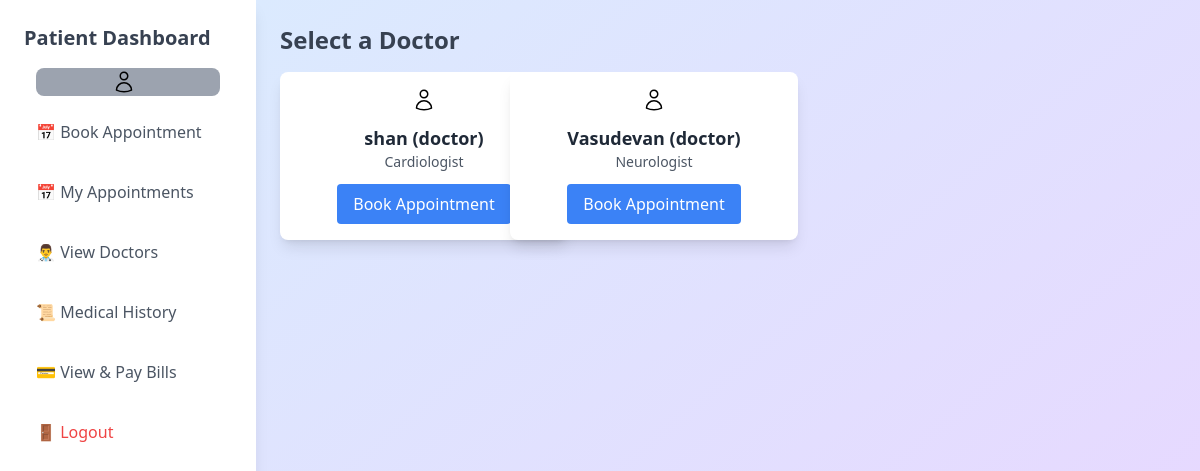
Screenshot of /appointment/doctorslist/ with the database file from the repository.
### core/models.py (models this page shows, shortened)
class Doctor(models.Model):
    SPECIALIZATION_CHOICES = [
        ('General Physician', 'General Physician'),
        ('ENT', 'ENT'),
        ('Cardiologist', 'Cardiologist'),
        ('Dermatologist', 'Dermatologist'),
        ('Neurologist', 'Neurologist'),
        ('Pediatrician', 'Pediatrician'),
    ]
    user = models.OneToOneField(User, on_delete=models.CASCADE, related_name='doctor_profile')
    phone = models.CharField(max_length=15, unique=True)
    specialization = models.CharField(max_length=100, choices=SPECIALIZATION_CHOICES)
    department = models.CharField(max_length=100)
    experience = models.IntegerField(help_text="years of experience")
    joining_date = models.DateField(auto_now_add=True)
    is_approved = models.BooleanField(default=False)

class User(AbstractUser):
    Role_Choices = [
        ('patient', 'Patient'),
        ('doctor', 'Doctor'),
    ]
    role = models.CharField(max_length=10,choices=Role_Choices, default='')
    groups = models.ManyToManyField(
        "auth.Group",
        related_name="core_users",  # Unique related_name
        blank=True
    )
    user_permissions = models.ManyToManyField(
        "auth.Permission",
        related_name="core_users_permissions",  # Unique related_name
        blank=True
    )
    def __str__(self):
        return f"{self.username} ({self.role})"

### core/views.py (the view)
# urls.py: path('appointment/doctorslist/',doctorslist,name='doctorslist'),
def doctorslist(request):
    doctors = Doctor.objects.filter(is_approved = True)
    return render(request, 'core/doctors/doctorslist.html', {'doctors':doctors})

### core/templates/core/doctors/doctorslist.html (shortened to what this page needs)
{% extends "core/base.html" %}
{% block content %}
<div class="flex min-h-screen bg-gray-100 w-full">
    {% include "core/patientsidebar.html" %}
    <main class="flex-1 p-6  ml-64 w-full bg-gradient-to-br from-blue-100 to-purple-200">
        <h1 class="text-2xl font-semibold text-gray-700 mb-4">Select a Doctor</h1>
        <div class="grid grid-cols-1 sm:grid-cols-2 md:grid-cols-3 lg:grid-cols-4 gap-6">
            {% for doctor in doctors %}
                {% include "core/doctors/doctorcard.html" %}
            {% endfor %}
        </div>
    </main>
</div>
{% endblock content %}

### core/templates/core/doctors/doctorcard.html (shortened to what this page needs)
<div class="bg-white shadow-lg rounded-lg overflow-hidden w-72 p-4">
    <div class="flex justify-center">
    </div>
    <div class="text-center mt-3">
        <h3 class="text-lg font-semibold text-gray-800">{{ doctor.user }}</h3>
        <p class="text-sm text-gray-600">{{ doctor.specialization }}</p>
        <a href="{% url 'book_appoinment' %}"
           class="mt-3 inline-block bg-blue-500 text-white px-4 py-2 rounded hover:bg-blue-600 transition">
            Book Appointment
        </a>
    </div>
</div>

### rows the page displays
Doctor: user "shan (doctor)", specialization "Cardiologist"
Doctor: user "Vasudevan (doctor)", specialization "Neurologist"
